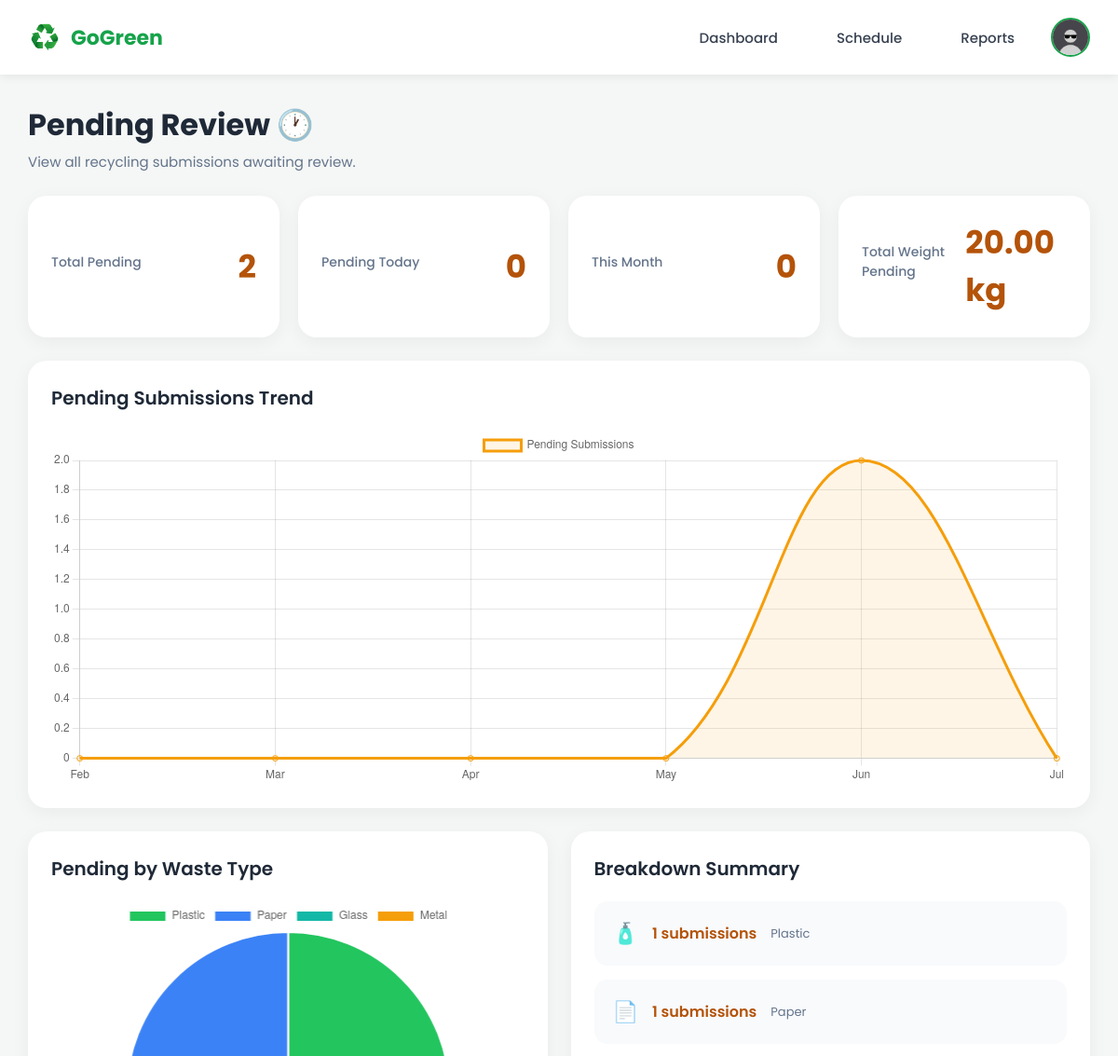
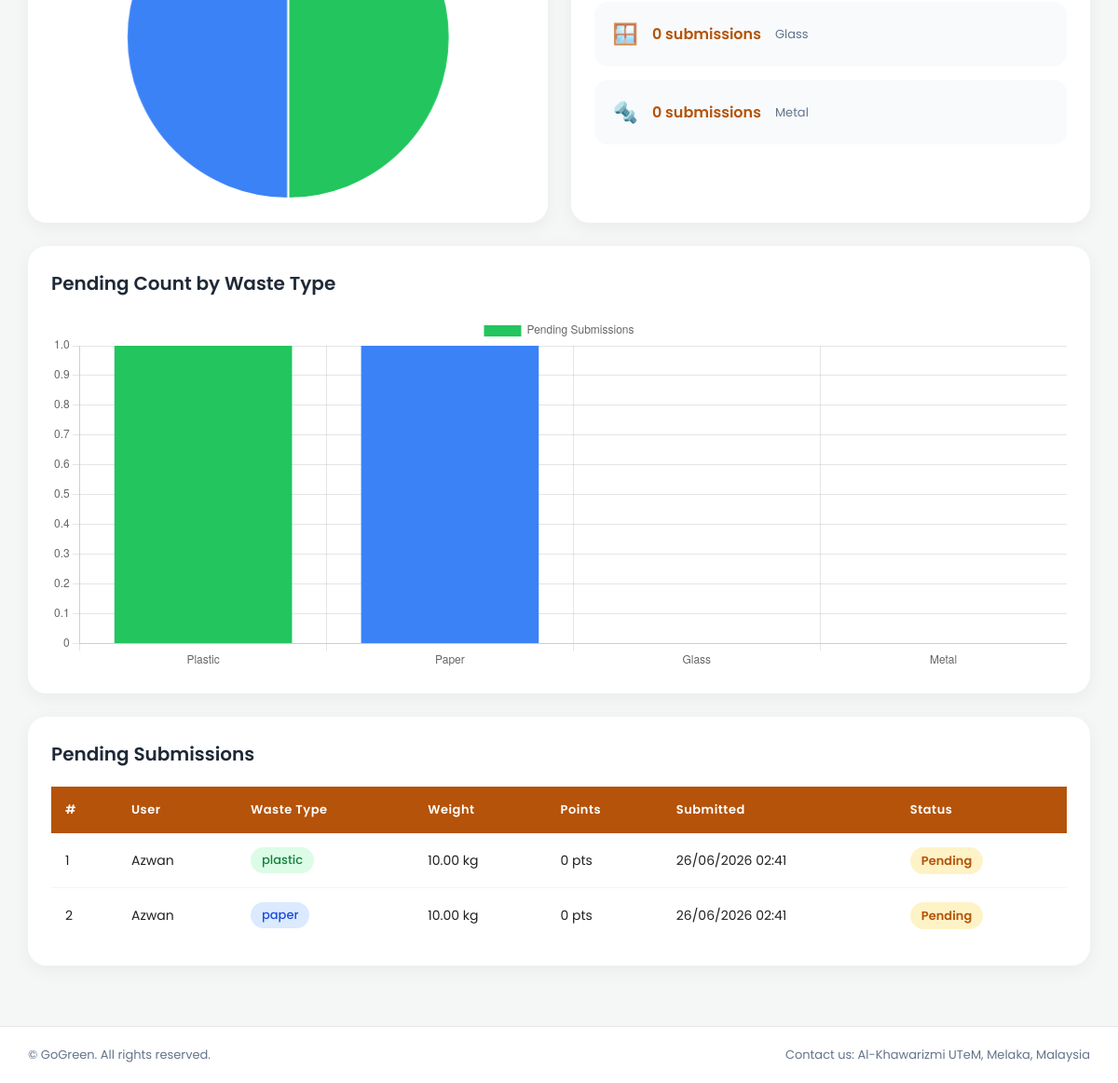
/Worker/pendingreview.php (signed in), run on an earlier commit of the app's database (2 pictures, top to bottom).
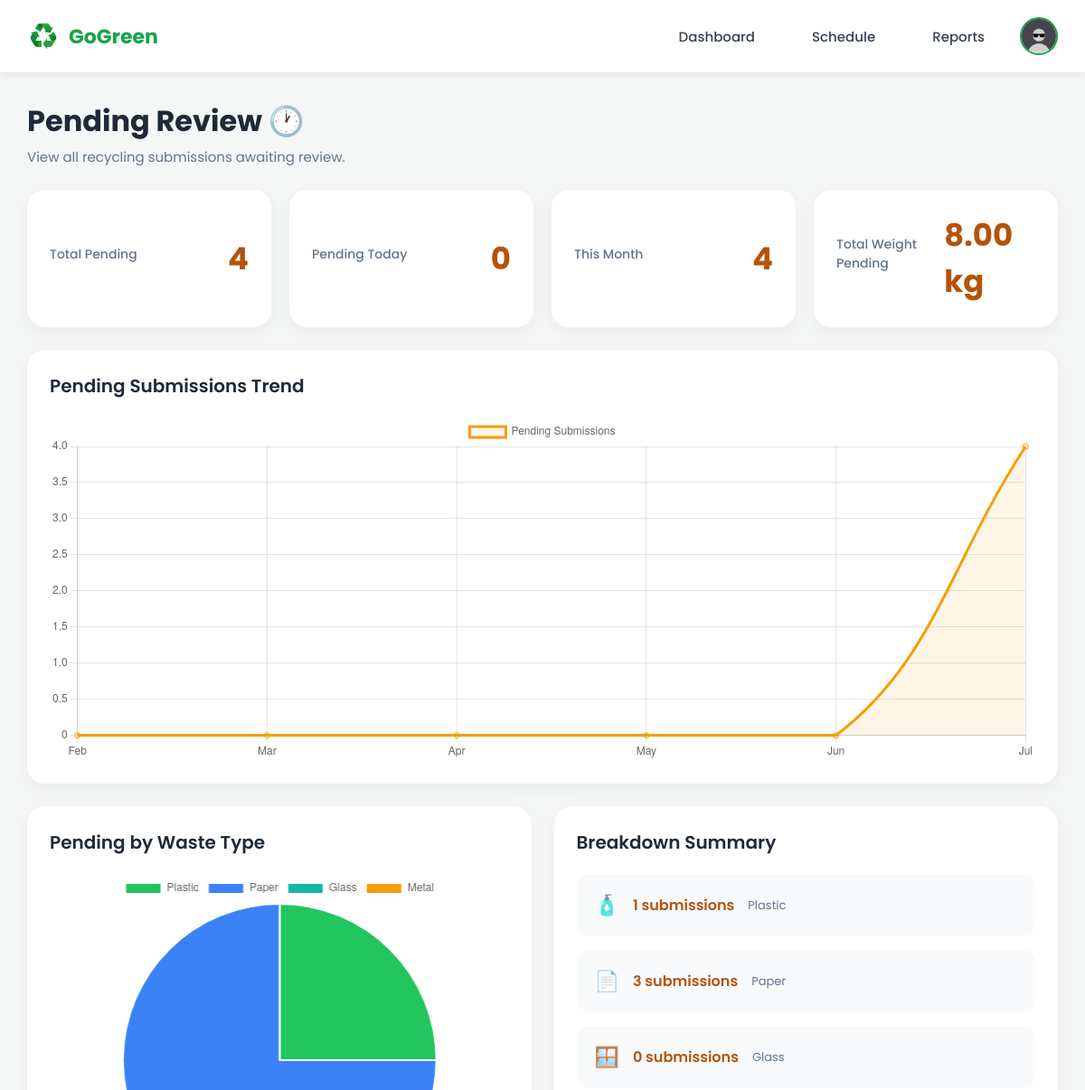
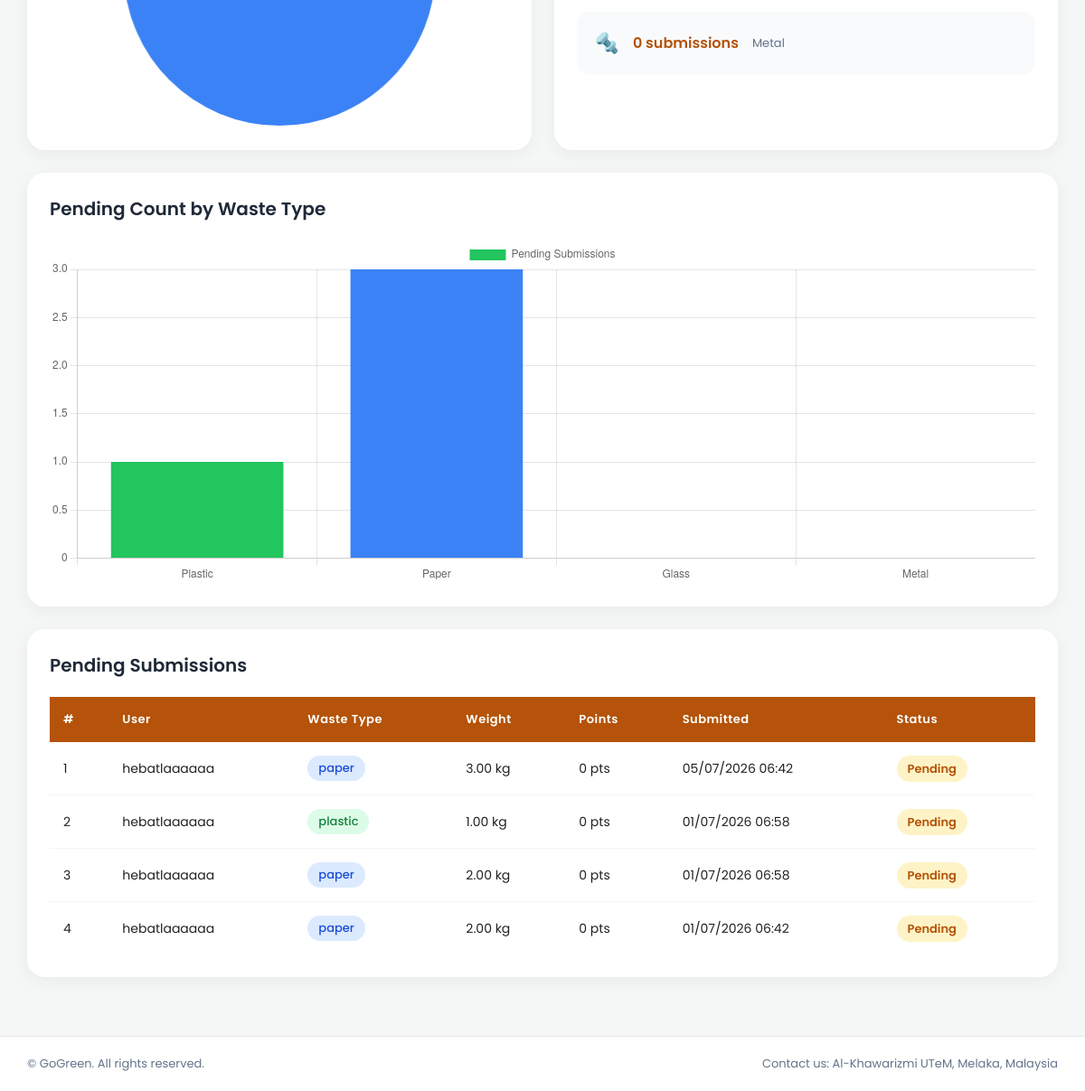
And on a later commit of the database (2 pictures, top to bottom).
### tables this page shows
CREATE TABLE `recycle_submissions` (
  `id` int(11) NOT NULL,
  `user_id` int(11) NOT NULL,
  `waste_type` varchar(100) NOT NULL,
  `weight` decimal(10,2) NOT NULL,
  `image` varchar(255) DEFAULT NULL,
  `location` text DEFAULT NULL,
  `pickup_date` date DEFAULT NULL,
  `pickup_time` time DEFAULT NULL,
  `points_earned` int(11) DEFAULT 0,
  `status` enum('pending','approved','rejected','picked_up') DEFAULT 'pending',
  `admin_remark` text DEFAULT NULL,
  `created_at` timestamp NOT NULL DEFAULT current_timestamp()
);

CREATE TABLE `users` (
  `id` int(11) NOT NULL,
  `fullname` varchar(100) NOT NULL,
  `username` varchar(50) NOT NULL,
  `email` varchar(100) NOT NULL,
  `matric_id` varchar(20) DEFAULT NULL,
  `phone` varchar(20) DEFAULT NULL,
  `password` varchar(255) NOT NULL,
  `role` enum('admin','worker','user') DEFAULT 'user',
  `faculty` varchar(100) DEFAULT NULL,
  `profile_image` varchar(255) DEFAULT 'default.png',
  `points` int(11) DEFAULT 0,
  `address` text DEFAULT NULL,
  `email_verified` tinyint(1) DEFAULT 0,
  `otp_code` varchar(10) DEFAULT NULL,
  `otp_expiry` datetime DEFAULT NULL,
  `status` enum('active','inactive','banned') DEFAULT 'active',
  `created_at` timestamp NOT NULL DEFAULT current_timestamp()
);

### Worker/pendingreview.php (the view, shortened to what the changed rows need)
<?php
include "../config/database.php";
$totalPendingQuery = "
    SELECT COUNT(*) AS total_pending
    FROM recycle_submissions
    WHERE status = 'pending'
";
$totalPendingResult = mysqli_query($conn, $totalPendingQuery);
$totalPending = mysqli_fetch_assoc($totalPendingResult)['total_pending'];
$pendingTodayQuery = "
    SELECT COUNT(*) AS pending_today
    FROM recycle_submissions
    WHERE status = 'pending'
    AND DATE(created_at) = CURDATE()
";
$pendingTodayResult = mysqli_query($conn, $pendingTodayQuery);
$pendingToday = mysqli_fetch_assoc($pendingTodayResult)['pending_today'];
$pendingMonthQuery = "
    SELECT COUNT(*) AS pending_month
    FROM recycle_submissions
    WHERE status = 'pending'
    AND MONTH(created_at) = MONTH(CURDATE())
    AND YEAR(created_at) = YEAR(CURDATE())
";
$pendingMonthResult = mysqli_query($conn, $pendingMonthQuery);
$pendingMonth = mysqli_fetch_assoc($pendingMonthResult)['pending_month'];
$pendingWeightQuery = "
    SELECT SUM(weight) AS pending_weight
    FROM recycle_submissions
    WHERE status = 'pending'
";
$pendingWeightResult = mysqli_query($conn, $pendingWeightQuery);
$pendingWeight = mysqli_fetch_assoc($pendingWeightResult)['pending_weight'];
$plastic  = 0;
$paper    = 0;
$glass    = 0;
$metal    = 0;
$wasteTypeQuery = "
    SELECT waste_type, COUNT(*) AS total
    FROM recycle_submissions
    WHERE status = 'pending'
    GROUP BY waste_type
";
$wasteTypeResult = mysqli_query($conn, $wasteTypeQuery);
while ($row = mysqli_fetch_assoc($wasteTypeResult)) {
    switch (strtolower($row['waste_type'])) {
        case 'plastic': $plastic = $row['total']; break;
        case 'paper':   $paper   = $row['total']; break;
    }
}
$trendLabels = [];
$trendData   = [];
for ($i = 5; $i >= 0; $i--) {
    $month      = date('M', strtotime("-$i months"));
    $monthNum   = date('m', strtotime("-$i months"));
    $yearNum    = date('Y', strtotime("-$i months"));
    $trendLabels[] = $month;
    $trendQuery = "
        SELECT COUNT(*) AS cnt
        FROM recycle_submissions
        WHERE status = 'pending'
        AND MONTH(created_at) = '$monthNum'
        AND YEAR(created_at)  = '$yearNum'
    ";
    $trendResult = mysqli_query($conn, $trendQuery);
    $trendData[] = mysqli_fetch_assoc($trendResult)['cnt'];
}
$trendLabelsJson = json_encode($trendLabels);
$trendDataJson   = json_encode($trendData);
$submissionsQuery = "
    SELECT
        recycle_submissions.id,
        users.fullname,
        recycle_submissions.waste_type,
        recycle_submissions.weight,
        recycle_submissions.points_earned,
        recycle_submissions.created_at,
        recycle_submissions.status
    FROM recycle_submissions
    INNER JOIN users ON recycle_submissions.user_id = users.id
    WHERE recycle_submissions.status = 'pending'
    ORDER BY recycle_submissions.created_at DESC
";
$submissionsResult = mysqli_query($conn, $submissionsQuery);
?>
<!DOCTYPE html>
<html lang="en">
<head>
    <link rel="stylesheet" href="https://cdnjs.cloudflare.com/ajax/libs/font-awesome/6.5.1/css/all.min.css"/>
    <link rel="stylesheet" href="assets/css/dashboard.css">
    <link rel="stylesheet" href="pending.css">
</head>
<body>
<div class="container">
    <div class="page-header">
        <h1>Pending Review 🕐</h1>
    </div>
    <div class="stats-grid">
        <div class="card">
            <h4>Total Pending</h4>
            <h2><?php echo number_format($totalPending); ?></h2>
        </div>
        <div class="card">
            <h2><?php echo number_format($pendingToday); ?></h2>
        </div>
        <div class="card">
            <h4>This Month</h4>
            <h2><?php echo number_format($pendingMonth); ?></h2>
        </div>
        <div class="card">
            <h4>Total Weight Pending</h4>
            <h2><?php echo number_format($pendingWeight, 2); ?> kg</h2>
        </div>
    </div>
    <div class="chart-card">
        <div class="section-title">Pending Submissions Trend</div>
        <canvas id="trendChart"></canvas>
    </div>
    <div class="row">
        <div class="half-card">
            <div class="section-title">Pending by Waste Type</div>
            <canvas id="pieChart"></canvas>
        </div>
        <div class="half-card">
            <div class="impact-list">
                <div class="impact-box">
                    📄
                    <h3><?php echo $paper; ?> submissions</h3>
                    <p>Paper</p>
                </div>
            </div>
        </div>
    </div>
    <div class="chart-card">
        <div class="section-title">Pending Count by Waste Type</div>
        <canvas id="barChart"></canvas>
    </div>
    <div class="table-card">
        <?php if (mysqli_num_rows($submissionsResult) > 0) { ?>
        <table>
            <thead>
                <tr>
                    <th>#</th>
                    <th>User</th>
                    <th>Waste Type</th>
                    <th>Weight</th>
                    <th>Points</th>
                    <th>Submitted</th>
                    <th>Status</th>
                </tr>
            </thead>
            <tbody>
            <?php
            $counter = 1;
            while ($row = mysqli_fetch_assoc($submissionsResult)) {
                $wasteClass = 'waste-' . strtolower($row['waste_type']);
            ?>
                <tr>
                    <td><?php echo $counter++; ?></td>
                    <td><?php echo htmlspecialchars($row['fullname']); ?></td>
                    <td>
                        <span class="waste-pill <?php echo $wasteClass; ?>">
                            <?php echo htmlspecialchars($row['waste_type']); ?>
                        </span>
                    </td>
                    <td><?php echo number_format($row['weight'], 2); ?> kg</td>
                    <td><?php echo number_format($row['points_earned']); ?> pts</td>
                    <td><?php echo date('d/m/Y H:i', strtotime($row['created_at'])); ?></td>
                    <td><span class="badge-pending">Pending</span></td>
                </tr>
            <?php } ?>
            </tbody>
        </table>
        <?php } ?>
    </div>
</div>
<script>
    function toggleProfileMenu() {
        document.getElementById("profileMenu").classList.toggle("show");
    }
    document.addEventListener("click", function (event) {
        const container = document.querySelector(".user-avatar-container");
        const menu = document.getElementById("profileMenu");
        if (!container.contains(event.target)) {
            menu.classList.remove("show");
        }
    });
    // Trend Line Chart
    new Chart(document.getElementById('trendChart'), {
        type: 'line',
        data: {
            labels: <?php echo $trendLabelsJson; ?>,
            datasets: [{
                label: 'Pending Submissions',
                data: <?php echo $trendDataJson; ?>,
                borderColor: '#f59e0b',
                backgroundColor: 'rgba(245,158,11,0.1)',
                fill: true,
                tension: 0.4
            }]
        },
        options: {
            responsive: true,
            maintainAspectRatio: false
        }
    });
    // Pie Chart
    new Chart(document.getElementById('pieChart'), {
        type: 'pie',
        data: {
            labels: ['Plastic', 'Paper', 'Glass', 'Metal'],
            datasets: [{
                data: [<?= $plastic ?>, <?= $paper ?>, <?= $glass ?>, <?= $metal ?>],
                backgroundColor: ['#22c55e', '#3b82f6', '#14b8a6', '#f59e0b']
            }]
        }
    });
    // Bar Chart
    new Chart(document.getElementById('barChart'), {
        type: 'bar',
        data: {
            labels: ['Plastic', 'Paper', 'Glass', 'Metal'],
            datasets: [{
                label: 'Pending Submissions',
                data: [<?= $plastic ?>, <?= $paper ?>, <?= $glass ?>, <?= $metal ?>],
                backgroundColor: ['#22c55e', '#3b82f6', '#14b8a6', '#f59e0b']
            }]
        },
        options: {
            responsive: true,
            maintainAspectRatio: false
        }
    });
</script>
</body>
</html>

What changed in the data, as far as the page shows it:
removed recycle_submissions: user.fullname "Azwan", waste_type "plastic", weight "10.00", points_earned "0", created_at "26/06/2026 02:41"
removed recycle_submissions: user.fullname "Azwan", waste_type "paper", weight "10.00", points_earned "0", created_at "26/06/2026 02:41"
added recycle_submissions: user.fullname "hebatlaaaaaa", waste_type "paper", weight "3.00", points_earned "0", created_at "05/07/2026 06:42"
added recycle_submissions: user.fullname "hebatlaaaaaa", waste_type "plastic", weight "1.00", points_earned "0", created_at "01/07/2026 06:58"
added recycle_submissions: user.fullname "hebatlaaaaaa", waste_type "paper", weight "2.00", points_earned "0", created_at "01/07/2026 06:58"
added recycle_submissions: user.fullname "hebatlaaaaaa", waste_type "paper", weight "2.00", points_earned "0", created_at "01/07/2026 06:42"
Also different on the page:
$totalPending: "2" → "4"
$pendingMonth: "0" → "4"
$pendingWeight: "20.00" → "8.00"
chart data {{ $trendDataJson }}: ["0","0","0","0","2","0"] → ["0","0","0","0","0","4"]
chart data {{ $paper }}: 1 → 3
$paper: "1" → "3"
